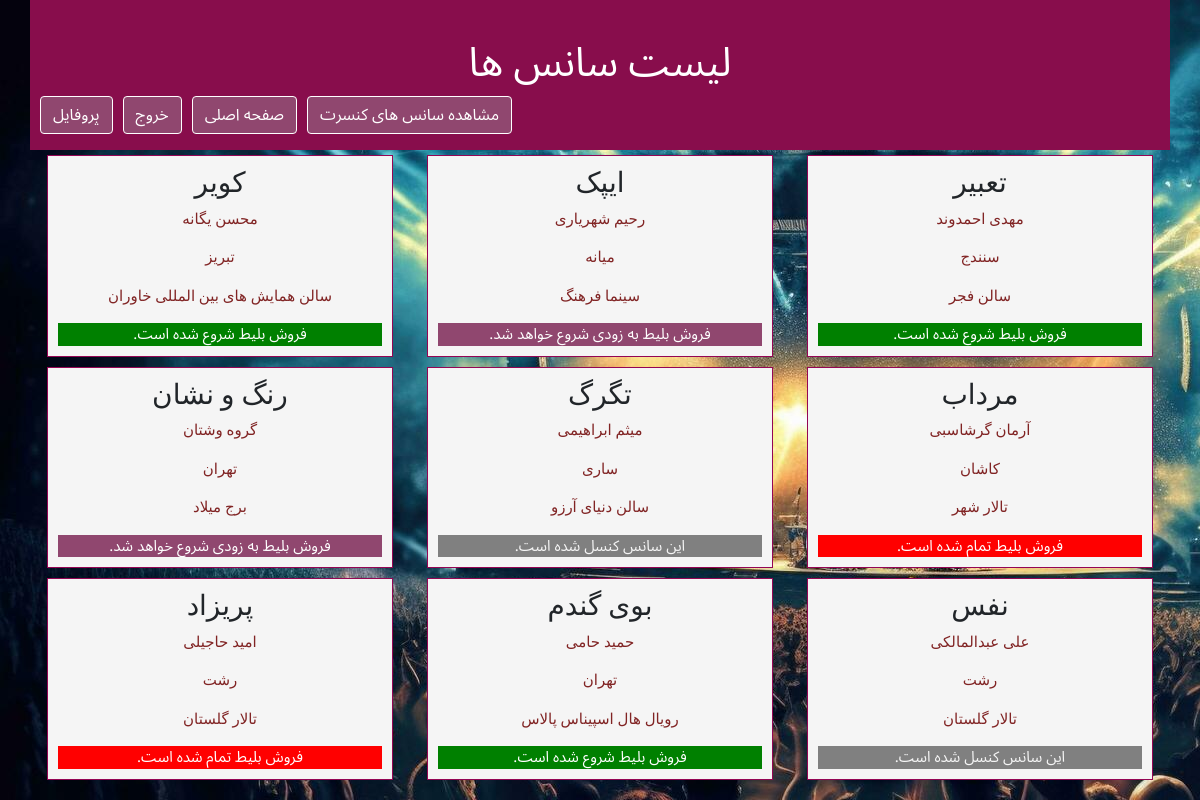
Screenshot of /ticketSales/time/list (signed in) with the database file from the repository.
### ticketSales/models.py (models this page shows, shortened)
class timeModel(models.Model):
    class Meta:
        verbose_name="سانس"
        verbose_name_plural="سانس"
    concertModel= models.ForeignKey(concertModel,on_delete=models.PROTECT,verbose_name="کنسرت")
    locationModel = models.ForeignKey(locationModel, on_delete=models.PROTECT, verbose_name="محل برگزاری")
    StartDateTime = models.DateTimeField(verbose_name="زمان برگزاری")
    Seats = models.IntegerField(verbose_name="تعداد صندلی")
    Start=1
    End=2
    Cancle=3
    Soon=4
    status_choices=((Start,".فروش بلیط شروع شده است"),
                    (End, ".فروش بلیط تمام شده است"),
                    (Cancle, ".این سانس کنسل شده است"),
                    (Soon, ".فروش بلیط به زودی شروع خواهد شد"))
    Status=models.IntegerField(choices=status_choices,verbose_name="وضعیت", null=True)
    def get_jalali_date(self):
        return datetime2jalali(self.StartDateTime)

class concertModel(models.Model):
    class Meta:
        verbose_name="کنسرت"
        verbose_name_plural="کنسرت"
    Name = models.CharField(max_length=100, verbose_name="نام کنسرت")
    SingerName= models.CharField(max_length=100, verbose_name="نام خواننده")
    length=models.IntegerField(verbose_name="مدت زمان")
    Poster= models.ImageField(upload_to="concertImages/", verbose_name="پوستر")

class locationModel(models.Model):
    class Meta:
        verbose_name="محل برگزاری"
        verbose_name_plural="محل برگزاری"
    IdNumber=models.IntegerField(primary_key=True)
    Name=models.CharField(max_length=100, verbose_name="نام محل")
    Address=models.CharField(max_length=500, default="تهران-برج میلاد",verbose_name="آدرس ")
    Phone=models.CharField(max_length=11, null=True,verbose_name="تلفن ")
    capacity=models.IntegerField(verbose_name="ظرفیت")

### ticketSales/views.py (the view)
# urls.py: path('time/list', views.timeView),
@login_required
def timeView(request):
        times=timeModel.objects.all()
        context={
            "timelist": times,
        }
        return render(request,"ticketSales/timeList.html", context)

### ticketSales/templates/ticketSales/timeList.html (shortened to what this page needs)
{% extends "ticketSales/layout.html" %}
{% block titlepage %}
    لیست سانس ها
{% endblock%}
{% block mainContent %}
    {% if timelist %}
        {% for time in timelist %}
            <div class="col-md-4">
                <a>
                    <div class="timeBox">
                        <h3> {{ time.concertModel.Name }}</h3>
                        <p> {{ time.concertModel.SingerName }}</p>
                        <p> {{ time.locationModel.Address }}</p>
                        <p> {{ time.locationModel.Name }}</p>
                        <div class="
                        {% if time.Status == time.Start %}
                            startbtn
                        {% elif time.Status == time.End %}
                            endbtn
                        {% elif time.Status == time.Cancle %}
                            canclebtn
                        {% elif time.Status == time.Soon %}
                            soonbtn
                        {%endif%}
                        ">
                            {{time.get_Status_display}}
                        </div>
                    </div>
                </a>
            </div>
        {% endfor %}
    {% endif %}
{% endblock%}

### ticketSales/static/ticketSales/css/style.css (style rules this page uses)
p { color: rgb(129, 36, 36); font-size: 15px; }
body { font-family: 'IranianSans'; background-image: url("../../../../media/concertImages/concert.jpg"); }
.timeBox { margin: 5px; background-color: whitesmoke; font-size: 10px; border:1px solid rgb(148, 5, 84); padding: 10px; text-align: center; }
.canclebtn { background-color: gray; border-color: white; color: whitesmoke; font-family: "Noto Sans Arabic", sans-serif; font-size: 15px; }
.startbtn { background-color: green; border-color: white; color: white; font-family: "Noto Sans Arabic", sans-serif; font-size: 15px; }
.endbtn { background-color: red; border-color: white; color: white; font-family: "Noto Sans Arabic", sans-serif; font-size: 15px; }
.soonbtn { background-color: rgb(144, 71, 111); border-color: white; color: white; font-family: "Noto Sans Arabic", sans-serif; font-size: 15px; }

### rows the page displays
timeModel: concertModel.Name "کویر", concertModel.SingerName "محسن یگانه", locationModel.Address "تبریز", locationModel.Name "سالن همایش های بین المللی خاوران", Status ".فروش بلیط شروع شده است"
timeModel: concertModel.Name "ایپک", concertModel.SingerName "رحیم شهریاری", locationModel.Address "میانه", locationModel.Name "سینما فرهنگ", Status ".فروش بلیط به زودی شروع خواهد شد"
timeModel: concertModel.Name "تعبیر", concertModel.SingerName "مهدی احمدوند", locationModel.Address "سنندج", locationModel.Name "سالن فجر", Status ".فروش بلیط شروع شده است"
timeModel: concertModel.Name "رنگ و نشان", concertModel.SingerName "گروه وشتان", locationModel.Address "تهران", locationModel.Name "برج میلاد", Status ".فروش بلیط به زودی شروع خواهد شد"
timeModel: concertModel.Name "تگرگ", concertModel.SingerName "میثم ابراهیمی", locationModel.Address "ساری", locationModel.Name "سالن دنیای آرزو", Status ".این سانس کنسل شده است"
timeModel: concertModel.Name "مرداب", concertModel.SingerName "آرمان گرشاسبی", locationModel.Address "کاشان", locationModel.Name "تالار شهر", Status ".فروش بلیط تمام شده است"
timeModel: concertModel.Name "پریزاد", concertModel.SingerName "امید حاجیلی", locationModel.Address "رشت", locationModel.Name "تالار گلستان", Status ".فروش بلیط تمام شده است"
timeModel: concertModel.Name "بوی گندم", concertModel.SingerName "حمید حامی", locationModel.Address "تهران", locationModel.Name "رویال هال اسپیناس پالاس", Status ".فروش بلیط شروع شده است"
timeModel: concertModel.Name "نفس", concertModel.SingerName "علی عبدالمالکی", locationModel.Address "رشت", locationModel.Name "تالار گلستان", Status ".این سانس کنسل شده است"
